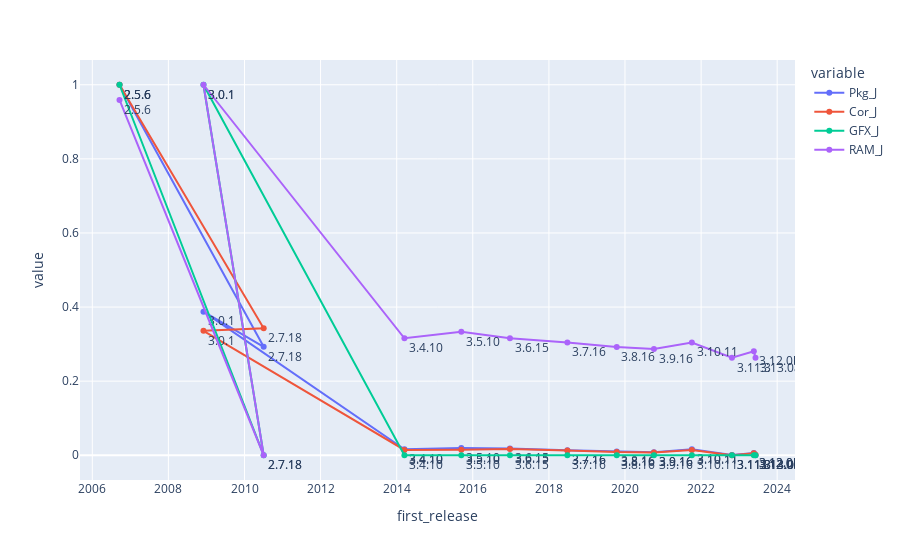

The notebook cell this image was saved under:
### Markdown cell above
### Energy Consumption through releases (based on Python version)

### Code cell
fig = px.line(df, x="first_release", y=["Pkg_J","Cor_J","GFX_J","RAM_J"], text="python_version")
fig.update_traces(textposition="bottom right")
fig.show()

### Figure 1 — Plotly figure (JSON) as saved in the notebook; plotly's stock layout.template omitted (floating-point values rounded to 4 significant figures)
{"data": [{"hovertemplate": "variable=Pkg_J<br>first_release=%{x}<br>value=%{y}<br>python_version=%{text}<extra></extra>", "legendgroup": "Pkg_J", "line": {"color": "#636efa", "dash": "solid"}, "marker": {"symbol": "circle"}, "mode": "text+lines+markers", "name": "Pkg_J", "orientation": "v", "showlegend": true, "text": ["2.5.6", "2.7.18", "3.0.1", "3.4.10", "3.5.10", "3.6.15", "3.7.16", "3.8.16", "3.9.16", "3.10.11", "3.11.3", "3.12.0b1", "3.13.0a0"], "textposition": "bottom right", "type": "scatter", "x": ["2006-09-19T00:00:00", "2010-07-04T00:00:00", "2008-12-03T00:00:00", "2014-03-16T00:00:00", "2015-09-13T00:00:00", "2016-12-23T00:00:00", "2018-06-27T00:00:00", "2019-10-14T00:00:00", "2020-10-05T00:00:00", "2021-10-04T00:00:00", "2022-10-24T00:00:00", "2023-05-22T00:00:00", "2023-06-07T00:00:00"], "xaxis": "x", "y": [1, 0.2926, 0.3875, 0.01619, 0.01974, 0.01832, 0.01378, 0.009801, 0.008239, 0.01591, 0.0004261, 0.00625, 0], "yaxis": "y"}, {"hovertemplate": "variable=Cor_J<br>first_release=%{x}<br>value=%{y}<br>python_version=%{text}<extra></extra>", "legendgroup": "Cor_J", "line": {"color": "#EF553B", "dash": "solid"}, "marker": {"symbol": "circle"}, "mode": "text+lines+markers", "name": "Cor_J", "orientation": "v", "showlegend": true, "text": ["2.5.6", "2.7.18", "3.0.1", "3.4.10", "3.5.10", "3.6.15", "3.7.16", "3.8.16", "3.9.16", "3.10.11", "3.11.3", "3.12.0b1", "3.13.0a0"], "textposition": "bottom right", "type": "scatter", "x": ["2006-09-19T00:00:00", "2010-07-04T00:00:00", "2008-12-03T00:00:00", "2014-03-16T00:00:00", "2015-09-13T00:00:00", "2016-12-23T00:00:00", "2018-06-27T00:00:00", "2019-10-14T00:00:00", "2020-10-05T00:00:00", "2021-10-04T00:00:00", "2022-10-24T00:00:00", "2023-05-22T00:00:00", "2023-06-07T00:00:00"], "xaxis": "x", "y": [1.0, 0.3425, 0.3358, 0.01423, 0.01453, 0.01698, 0.013, 0.008567, 0.007649, 0.01392, 0, 0.005201, 0.001071], "yaxis": "y"}, {"hovertemplate": "variable=GFX_J<br>first_release=%{x}<br>value=%{y}<br>python_version=%{text}<extra></extra>", "legendgroup": "GFX_J", "line": {"color": "#00cc96", "dash": "solid"}, "marker": {"symbol": "circle"}, "mode": "text+lines+markers", "name": "GFX_J", "orientation": "v", "showlegend": true, "text": ["2.5.6", "2.7.18", "3.0.1", "3.4.10", "3.5.10", "3.6.15", "3.7.16", "3.8.16", "3.9.16", "3.10.11", "3.11.3", "3.12.0b1", "3.13.0a0"], "textposition": "bottom right", "type": "scatter", "x": ["2006-09-19T00:00:00", "2010-07-04T00:00:00", "2008-12-03T00:00:00", "2014-03-16T00:00:00", "2015-09-13T00:00:00", "2016-12-23T00:00:00", "2018-06-27T00:00:00", "2019-10-14T00:00:00", "2020-10-05T00:00:00", "2021-10-04T00:00:00", "2022-10-24T00:00:00", "2023-05-22T00:00:00", "2023-06-07T00:00:00"], "xaxis": "x", "y": [1, 0, 1, 0, 0, 0, 0, 0, 0, 0, 0, 0, 0], "yaxis": "y"}, {"hovertemplate": "variable=RAM_J<br>first_release=%{x}<br>value=%{y}<br>python_version=%{text}<extra></extra>", "legendgroup": "RAM_J", "line": {"color": "#ab63fa", "dash": "solid"}, "marker": {"symbol": "circle"}, "mode": "text+lines+markers", "name": "RAM_J", "orientation": "v", "showlegend": true, "text": ["2.5.6", "2.7.18", "3.0.1", "3.4.10", "3.5.10", "3.6.15", "3.7.16", "3.8.16", "3.9.16", "3.10.11", "3.11.3", "3.12.0b1", "3.13.0a0"], "textposition": "bottom right", "type": "scatter", "x": ["2006-09-19T00:00:00", "2010-07-04T00:00:00", "2008-12-03T00:00:00", "2014-03-16T00:00:00", "2015-09-13T00:00:00", "2016-12-23T00:00:00", "2018-06-27T00:00:00", "2019-10-14T00:00:00", "2020-10-05T00:00:00", "2021-10-04T00:00:00", "2022-10-24T00:00:00", "2023-05-22T00:00:00", "2023-06-07T00:00:00"], "xaxis": "x", "y": [0.9591, 0, 1.0, 0.3158, 0.3333, 0.3158, 0.3041, 0.2924, 0.2865, 0.3041, 0.2632, 0.2807, 0.2632], "yaxis": "y"}], "layout": {"legend": {"title": {"text": "variable"}, "tracegroupgap": 0}, "margin": {"t": 60}, "xaxis": {"anchor": "y", "domain": [0, 1], "title": {"text": "first_release"}}, "yaxis": {"anchor": "x", "domain": [0, 1], "title": {"text": "value"}}}}
